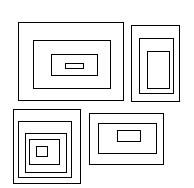
#> input picture resources/labelhierarchy.png, 194 x 188 px
$ jupyter execute 'Algorithm for finding label heirarchy.ipynb'
#> lines starting #> are read from the running program, lines starting #| are printed output that depends on the picture; after the words box and inside, x2 and y2 are one past the last pixel; in counts of white or black regions, pixels touching at a corner belong together
[cell 1]
from skimage.color import rgb2gray
import matplotlib.pyplot as plt
from skimage.io import imread
from skimage.filters import threshold_sauvola
import numpy as np

img = rgb2gray(imread('resources/labelhierarchy.png'))
#> img: shape (188, 194) float64; values 0 (black) and 1 (white), 92.7% white; black in thin lines or dots, all inside (x1, y1, x2, y2) = (13, 22, 180, 184)

plt.imshow(img)

[cell 2]
# binarize
window_size = 25
thresh_sauvola = threshold_sauvola(img, window_size=window_size)
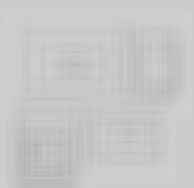
#> thresh_sauvola: shape (188, 194) float64; min 0.698, max 0.812, mean 0.784
binary_sauvola = img < thresh_sauvola
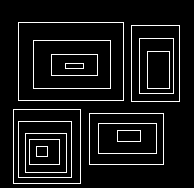
#> binary_sauvola: shape (188, 194) bool; 7.3% white in thin lines or dots, all inside (x1, y1, x2, y2) = (13, 22, 180, 184)
plt.figure(figsize=(20,20))
plt.imshow(binary_sauvola, cmap="gray")

[cell 3]
from skimage.measure import label, regionprops
import matplotlib.patches as mpatches

label_image = label(binary_sauvola)
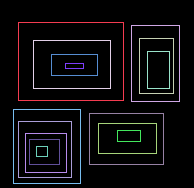
#> label_image: shape (188, 194) int32; 16 distinct labels, from 0 to 15; one colour per label, 0 black

fig, ax = plt.subplots(figsize=(10, 6))
ax.imshow(binary_sauvola)

for region in regionprops(label_image):
    # draw rectangle around segmented coins
    minr, minc, maxr, maxc = region.bbox
    rect = mpatches.Rectangle((minc, minr), maxc - minc, maxr - minr,
                              fill=False, edgecolor='red', linewidth=2)
    ax.add_patch(rect)
#> this loop made 15 passes
#> (minr, minc, maxr, maxc) on passes 1 to 12: (22, 18, 101, 124), (25, 131, 102, 180), (38, 139, 94, 174), (40, 33, 89, 111), (51, 147, 89, 170), (54, 51, 76, 98), (63, 65, 69, 84), (109, 13, 184, 81), (113, 89, 165, 164), (121, 18, 178, 72), (123, 98, 154, 157), (130, 117, 142, 141)

#ax.set_axis_off()
plt.tight_layout()
plt.show()
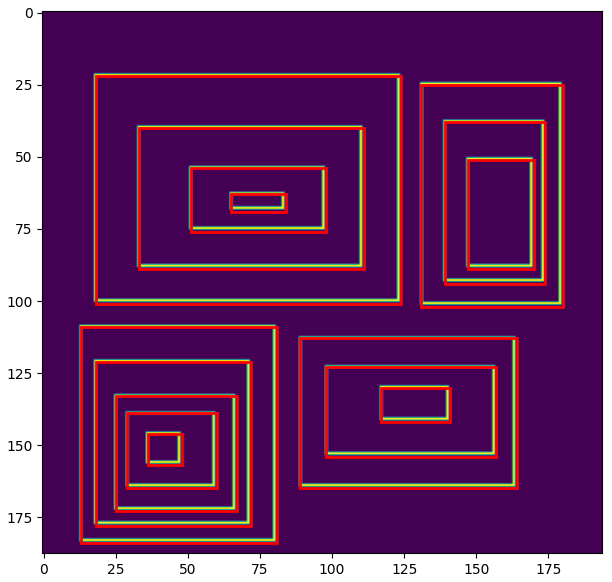
#> figure drawn by matplotlib, 1 panel

[cell 4]
maxr, maxc = binary_sauvola.shape
#> maxr = 188; maxc = 194
def is_a_child(root_region, child_region):
    rminr, rminc, rmaxr, rmaxc = root_region.bbox
    minr, minc, maxr, maxc = child_region.bbox
    if minr > rminr and minc > rminc and maxr < rmaxr and maxc < rmaxc:
        return True
    return False

cleaner_img = np.copy(binary_sauvola)
region_props = regionprops(label_image)
#> region_props = 15 regions; largest, box (x1, y1, x2, y2) and area: (18, 22, 124, 101) 366, (13, 109, 81, 184) 282, (33, 40, 111, 89) 250, (89, 113, 164, 165) 250, (131, 25, 180, 102) 248
label_heirarchy = {}
for iindex, iregion  in enumerate(region_props[0:-1]):
    count = 0
    for jindex, jregion in enumerate(region_props[1:]):
        if is_a_child(iregion, jregion):
            count += 1
            if iregion.label not in label_heirarchy:
                label_heirarchy[iregion.label] = []
            label_heirarchy[iregion.label].append(jregion.label)

    if count > 3:
        print("clearing")
        # clear the region
        coords = iregion.coords
        for c in coords:
            cleaner_img[c[0],c[1]] = 0
#> this loop made 14 passes
#| clearing
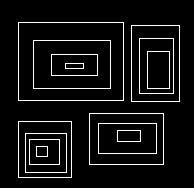
#> cleaner_img: shape (188, 194) bool; 6.5% white in thin lines or dots, all inside (x1, y1, x2, y2) = (18, 22, 180, 178)

plt.figure(figsize=(20,20))
plt.imshow(cleaner_img, cmap="gray")
